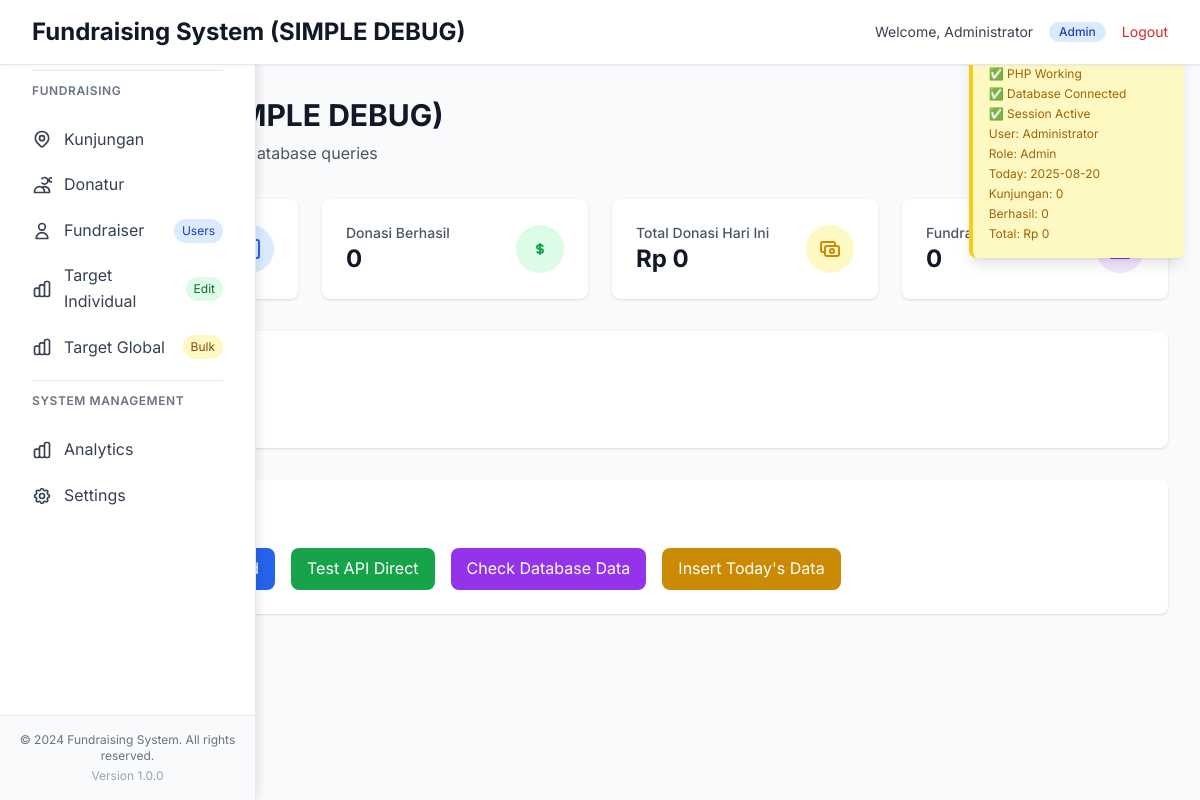
/debug_dashboard.php (signed in), run on an earlier commit of the app's database.
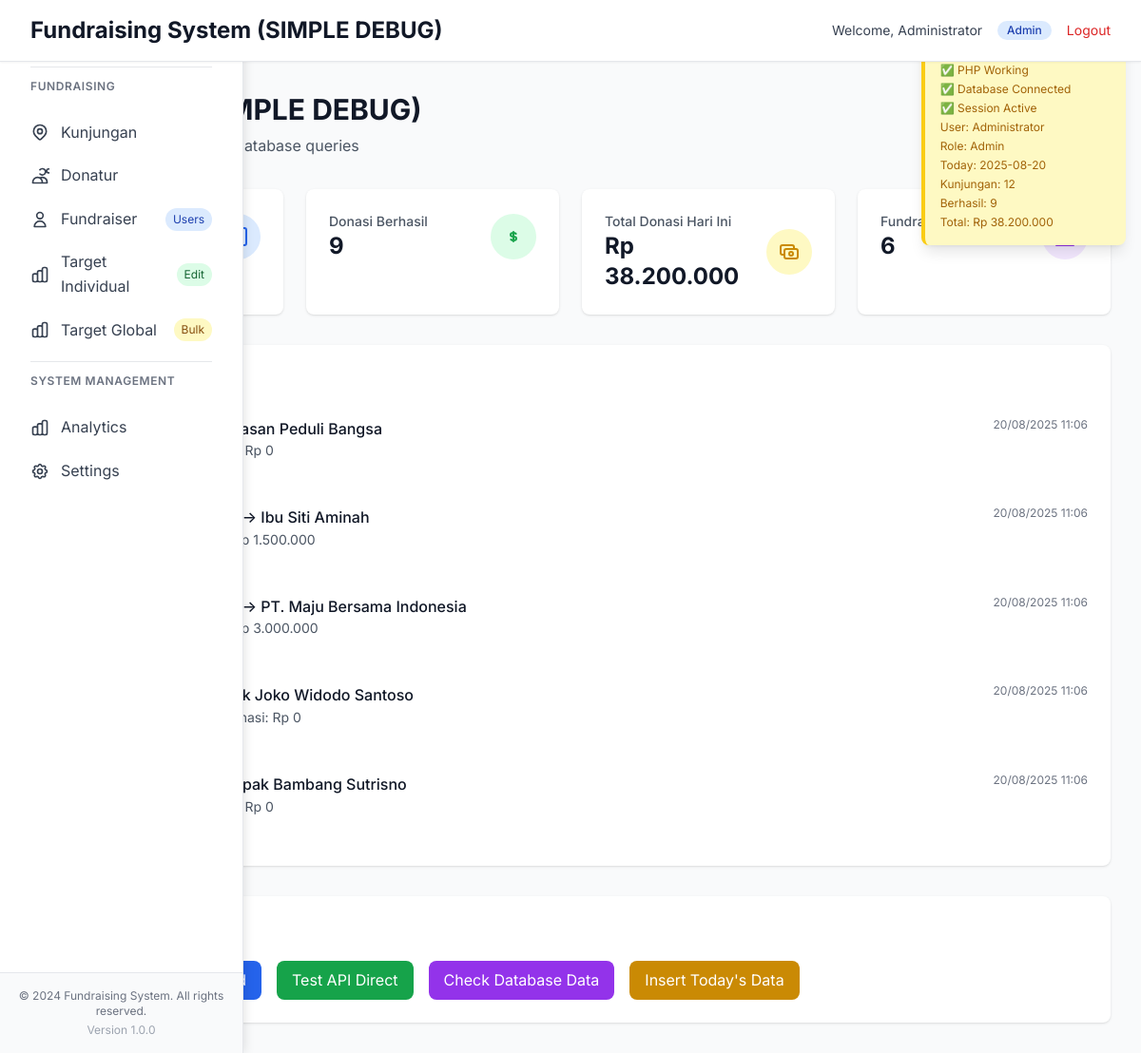
And on a later commit of the database.
### tables this page shows
CREATE TABLE `kunjungan` (
    `id` BIGINT UNSIGNED NOT NULL AUTO_INCREMENT,
    `fundraiser_id` INT UNSIGNED NOT NULL,
    `donatur_id` INT UNSIGNED NOT NULL,
    `status` ENUM('berhasil','tidak-berhasil','follow-up') NOT NULL,
    `nominal` BIGINT UNSIGNED NOT NULL DEFAULT 0,
    `catatan` TEXT DEFAULT NULL,
    `foto` VARCHAR(255) DEFAULT NULL,
    `latitude` DECIMAL(10,8) DEFAULT NULL,
    `longitude` DECIMAL(11,8) DEFAULT NULL,
    `location_address` TEXT DEFAULT NULL,
    `created_at` TIMESTAMP NOT NULL DEFAULT CURRENT_TIMESTAMP,
    `updated_at` TIMESTAMP NULL DEFAULT CURRENT_TIMESTAMP ON UPDATE CURRENT_TIMESTAMP,
    PRIMARY KEY (`id`),
    KEY `idx_kunjungan_fundraiser` (`fundraiser_id`),
    KEY `idx_kunjungan_donatur` (`donatur_id`),
    KEY `idx_kunjungan_status` (`status`),
    KEY `idx_kunjungan_created_at` (`created_at`),
    KEY `idx_kunjungan_foto` (`foto`),
    KEY `idx_kunjungan_location` (`latitude`,`longitude`),
    CONSTRAINT `fk_kunjungan_fundraiser`
        FOREIGN KEY (`fundraiser_id`) REFERENCES `users`(`id`)
        ON UPDATE CASCADE ON DELETE RESTRICT,
    CONSTRAINT `fk_kunjungan_donatur`
        FOREIGN KEY (`donatur_id`) REFERENCES `donatur`(`id`)
        ON UPDATE CASCADE ON DELETE RESTRICT
);

CREATE TABLE `donatur` (
    `id` INT UNSIGNED NOT NULL AUTO_INCREMENT,
    `nama` VARCHAR(150) NOT NULL,
    `hp` VARCHAR(25) NOT NULL,
    `alamat` TEXT DEFAULT NULL,
    `created_at` TIMESTAMP NOT NULL DEFAULT CURRENT_TIMESTAMP,
    PRIMARY KEY (`id`),
    UNIQUE KEY `uq_donatur_hp` (`hp`)
);

### debug_dashboard.php (the view, shortened to what the rows shown need)
<?php
require_once 'config.php';
try {
     $stmt = $pdo->prepare("
         SELECT k.*, u.name as fundraiser_name, d.nama as donatur_name
         FROM kunjungan k
         LEFT JOIN users u ON k.fundraiser_id = u.id
         LEFT JOIN donatur d ON k.donatur_id = d.id
         ORDER BY k.created_at DESC
         LIMIT 5
     ");
    $stmt->execute();
    $recent_activities = $stmt->fetchAll(PDO::FETCH_ASSOC);
} catch (Exception $e) {
    $error_message = $e->getMessage();
}
?>
<!DOCTYPE html>
<html lang="id">
<head>
    <script src="https://cdn.tailwindcss.com"></script>
    <link rel="stylesheet" href="styles/main.css">
</head>
<body class="bg-gray-100">
    <header class="bg-white shadow-sm border-b">
        <div class="max-w-7xl mx-auto px-4 sm:px-6 lg:px-8">
            <div class="flex justify-between items-center py-4">
                <div class="flex items-center">
                    <h1 class="text-xl md:text-2xl font-bold text-gray-900">Fundraising System (SIMPLE DEBUG)</h1>
                </div>
            </div>
        </div>
    </header>
    <div class="flex">
        <div class="flex-1 p-8">
            <div class="mb-8">
                <h2 class="text-3xl font-bold text-gray-900 mb-2">Dashboard (SIMPLE DEBUG)</h2>
            </div>
            <div class="bg-white rounded-lg shadow p-6">
                <?php if (!empty($recent_activities)): ?>
                    <div class="space-y-3">
                        <?php foreach ($recent_activities as $activity): ?>
                            <div class="border-l-4 border-blue-500 pl-4 py-2">
                                <div class="flex justify-between items-start">
                                    <div>
                                        <p class="font-medium text-gray-900">
                                            <?php echo htmlspecialchars($activity['fundraiser_name'] ?? 'Unknown'); ?> →
                                            <?php echo htmlspecialchars($activity['donatur_name'] ?? 'Unknown'); ?>
                                        </p>
                                                                                 <p class="text-sm text-gray-600">
                                             Status: <?php echo ucfirst($activity['status']); ?> |
                                             Donasi: Rp <?php echo number_format($activity['nominal'] ?? 0, 0, ',', '.'); ?>
                                         </p>
                                        <?php if (!empty($activity['catatan'])): ?>
                                            <p class="text-xs text-gray-500 mt-1"><?php echo htmlspecialchars($activity['catatan']); ?></p>
                                        <?php endif; ?>
                                    </div>
                                    <div class="text-xs text-gray-500">
                                        <?php echo date('d/m/Y H:i', strtotime($activity['created_at'])); ?>
                                    </div>
                                </div>
                            </div>
                        <?php endforeach; ?>
                    </div>
                <?php else: ?>
                    <p class="text-gray-500">Tidak ada aktivitas terbaru</p>
                <?php endif; ?>
            </div>
        </div>
    </div>
</body>
</html>

What changed in the data, as far as the page shows it:
added kunjungan: donatur.nama "Yayasan Peduli Bangsa", nominal "0", created_at "20/08/2025 11:06"
added kunjungan: donatur.nama "Ibu Siti Aminah", nominal "1.500.000", created_at "20/08/2025 11:06"
added kunjungan: donatur.nama "PT. Maju Bersama Indonesia", nominal "3.000.000", created_at "20/08/2025 11:06"
added kunjungan: donatur.nama "Pak Joko Widodo Santoso", nominal "0", created_at "20/08/2025 11:06"
added kunjungan: donatur.nama "Bapak Bambang Sutrisno", nominal "0", created_at "20/08/2025 11:06"
Also different on the page:
$total_kunjungan: "0" → "12"
$donasi_berhasil: "0" → "9"
$total_donasi: "0" → "38.200.000"
$fundraiser_aktif: "0" → "6"
